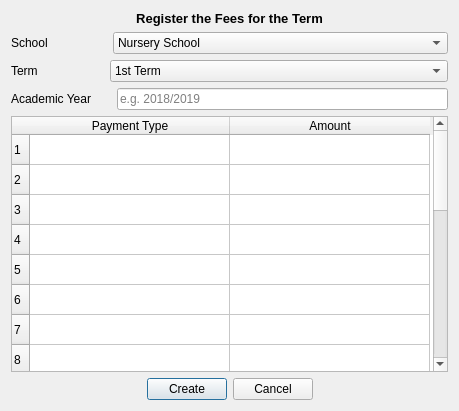
<?xml version="1.0" encoding="UTF-8"?>
<ui version="4.0">
 <class>GwCreateMagerInputDialog</class>
 <widget class="QDialog" name="GwCreateMagerInputDialog">
  <property name="geometry">
   <rect>
    <x>0</x>
    <y>0</y>
    <width>459</width>
    <height>411</height>
   </rect>
  </property>
  <property name="windowTitle">
   <string>Create Manager Dialog</string>
  </property>
  <layout class="QVBoxLayout" name="verticalLayout">
   <item>
    <widget class="QLabel" name="label_3">
     <property name="font">
      <font>
       <pointsize>10</pointsize>
       <weight>75</weight>
       <bold>true</bold>
      </font>
     </property>
     <property name="text">
      <string>&lt;html&gt;&lt;head/&gt;&lt;body&gt;&lt;p align=&quot;center&quot;&gt;Register the Fees for the Term&lt;/p&gt;&lt;/body&gt;&lt;/html&gt;</string>
     </property>
    </widget>
   </item>
   <item>
    <layout class="QHBoxLayout" name="horizontalLayout">
     <property name="spacing">
      <number>65</number>
     </property>
     <item>
      <widget class="QLabel" name="label">
       <property name="text">
        <string>School</string>
       </property>
       <property name="buddy">
        <cstring>schoolComboBox</cstring>
       </property>
      </widget>
     </item>
     <item>
      <widget class="QComboBox" name="schoolComboBox">
       <property name="sizePolicy">
        <sizepolicy hsizetype="Expanding" vsizetype="Fixed">
         <horstretch>0</horstretch>
         <verstretch>0</verstretch>
        </sizepolicy>
       </property>
       <property name="toolTip">
        <string>Select School (Nursery, Primary or Secondary)</string>
       </property>
       <item>
        <property name="text">
         <string>Nursery School</string>
        </property>
       </item>
       <item>
        <property name="text">
         <string>Prymary School</string>
        </property>
       </item>
       <item>
        <property name="text">
         <string>Secondary School</string>
        </property>
       </item>
      </widget>
     </item>
    </layout>
   </item>
   <item>
    <layout class="QHBoxLayout" name="horizontalLayout_2">
     <property name="spacing">
      <number>72</number>
     </property>
     <item>
      <widget class="QLabel" name="label_2">
       <property name="text">
        <string>Term</string>
       </property>
       <property name="buddy">
        <cstring>termComboBox</cstring>
       </property>
      </widget>
     </item>
     <item>
      <widget class="QComboBox" name="termComboBox">
       <property name="sizePolicy">
        <sizepolicy hsizetype="Expanding" vsizetype="Fixed">
         <horstretch>0</horstretch>
         <verstretch>0</verstretch>
        </sizepolicy>
       </property>
       <property name="toolTip">
        <string>Select Term (1st, 2nd, 3rd or Others)</string>
       </property>
       <item>
        <property name="text">
         <string>1st Term</string>
        </property>
       </item>
       <item>
        <property name="text">
         <string>2nd Term</string>
        </property>
       </item>
       <item>
        <property name="text">
         <string>3rd Term</string>
        </property>
       </item>
       <item>
        <property name="text">
         <string>Others</string>
        </property>
       </item>
      </widget>
     </item>
    </layout>
   </item>
   <item>
    <layout class="QHBoxLayout" name="horizontalLayout_4">
     <property name="spacing">
      <number>26</number>
     </property>
     <item>
      <widget class="QLabel" name="label_4">
       <property name="text">
        <string>Academic Year</string>
       </property>
       <property name="buddy">
        <cstring>yearLineEdit</cstring>
       </property>
      </widget>
     </item>
     <item>
      <widget class="QLineEdit" name="yearLineEdit">
       <property name="toolTip">
        <string>Enter The Academic Year in the format 2017/2018</string>
       </property>
       <property name="placeholderText">
        <string>e.g. 2018/2019</string>
       </property>
      </widget>
     </item>
    </layout>
   </item>
   <item>
    <widget class="QTableWidget" name="payMentTableWidget">
     <property name="toolTip">
      <string>Set the major Payments to be made by the students this and their Amounts</string>
     </property>
     <property name="gridStyle">
      <enum>Qt::SolidLine</enum>
     </property>
     <property name="rowCount">
      <number>20</number>
     </property>
     <property name="columnCount">
      <number>2</number>
     </property>
     <attribute name="horizontalHeaderDefaultSectionSize">
      <number>200</number>
     </attribute>
     <row/>
     <row/>
     <row/>
     <row/>
     <row/>
     <row/>
     <row/>
     <row/>
     <row/>
     <row/>
     <row/>
     <row/>
     <row/>
     <row/>
     <row/>
     <row/>
     <row/>
     <row/>
     <row/>
     <row/>
     <column>
      <property name="text">
       <string>Payment Type</string>
      </property>
     </column>
     <column>
      <property name="text">
       <string>Amount</string>
      </property>
     </column>
    </widget>
   </item>
   <item>
    <layout class="QHBoxLayout" name="horizontalLayout_3">
     <item>
      <spacer name="horizontalSpacer">
       <property name="orientation">
        <enum>Qt::Horizontal</enum>
       </property>
       <property name="sizeHint" stdset="0">
        <size>
         <width>40</width>
         <height>20</height>
        </size>
       </property>
      </spacer>
     </item>
     <item>
      <widget class="QPushButton" name="createPushButton">
       <property name="text">
        <string>Create</string>
       </property>
      </widget>
     </item>
     <item>
      <widget class="QPushButton" name="cancelPushButton">
       <property name="text">
        <string>Cancel</string>
       </property>
      </widget>
     </item>
     <item>
      <spacer name="horizontalSpacer_2">
       <property name="orientation">
        <enum>Qt::Horizontal</enum>
       </property>
       <property name="sizeHint" stdset="0">
        <size>
         <width>40</width>
         <height>20</height>
        </size>
       </property>
      </spacer>
     </item>
    </layout>
   </item>
  </layout>
 </widget>
 <tabstops>
  <tabstop>schoolComboBox</tabstop>
  <tabstop>termComboBox</tabstop>
  <tabstop>yearLineEdit</tabstop>
  <tabstop>payMentTableWidget</tabstop>
  <tabstop>createPushButton</tabstop>
  <tabstop>cancelPushButton</tabstop>
 </tabstops>
 <resources/>
 <connections/>
</ui>
